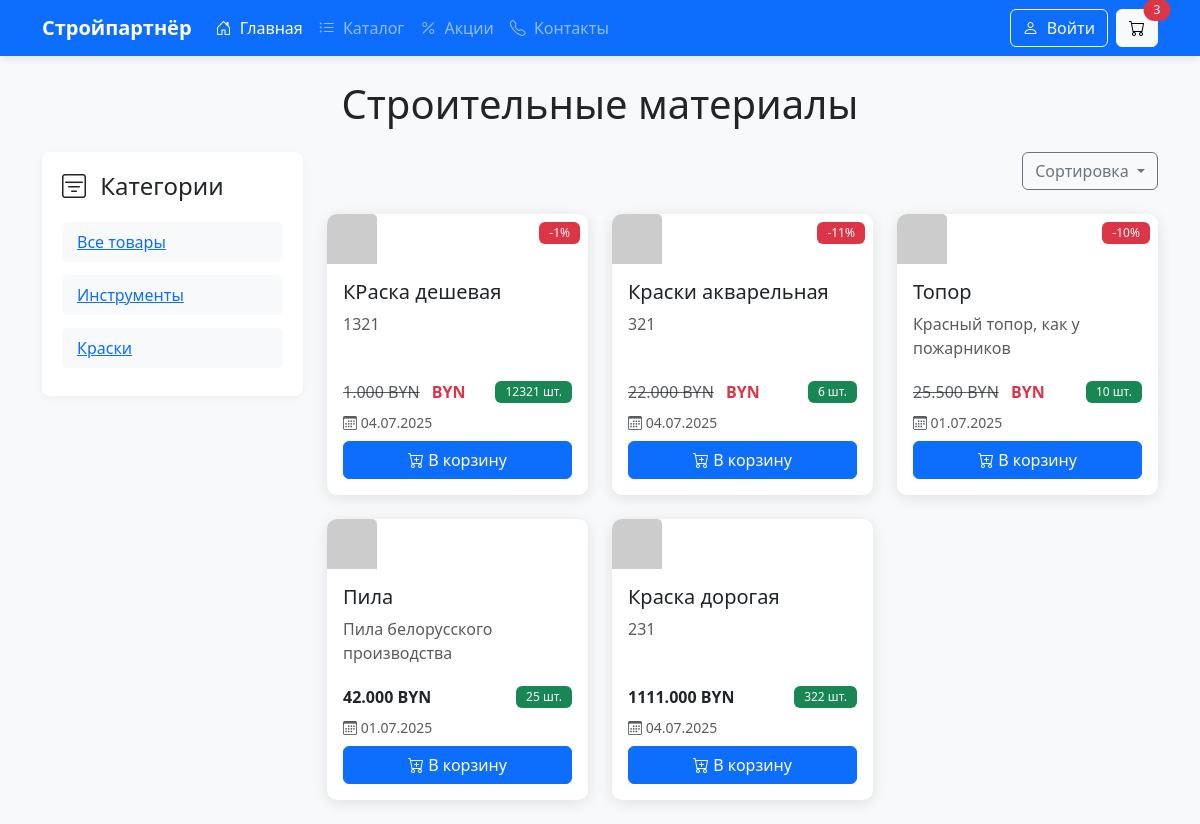
Screenshot of /HardwareStore/products/?sort=price_asc with the database file from the repository.
### Products/models.py (models this page shows, shortened)
class Categories(models.Model):
    name = models.CharField(max_length=128, verbose_name="category name")
    class Meta:
        db_table = "Categories"

class Products(models.Model):
    name = models.CharField(max_length=128,verbose_name="product name")
    description = models.CharField(max_length=256, verbose_name="description")
    stock = models.IntegerField(verbose_name="stock", default = 0)
    category = models.ForeignKey(Categories, on_delete=models.CASCADE, null=True)
    created_at = models.DateTimeField(auto_now_add=True)
    update_at = models.DateTimeField(auto_now=True)
    price = models.DecimalField(max_digits= 10, decimal_places=3, default=0,validators=[MinValueValidator(0)])
    discount = models.PositiveIntegerField(default=0, verbose_name="discount-percentage",validators=[MaxValueValidator(100)])
    class Meta:
        db_table = "Product"

### Products/views.py (the view)
# urls.py: path('products/',views.index, name = "products"),
def index(request, cat_id = None):
    product_content = Products.objects.all()
    category_content = Categories.objects.all()
    cat_id = request.GET.get('category')
    sort_param = request.GET.get('sort')
    if cat_id:
        product_content = product_content.filter(category_id=cat_id)
    if sort_param == 'price_asc':
        product_content = product_content.order_by('price')
    if sort_param == 'price_desc':
        product_content = product_content.order_by('-price')
    if sort_param == 'promotion':
        product_content = product_content.filter(discount__gt=0)
    if sort_param == 'new_product':
        product_content = product_content.order_by('-created_at')
    return render(
        request,
        "product/index.html",
        {
            "products": product_content,
            "category": category_content,
            "current_sort": sort_param,
            "current_category": cat_id,
        }
    )

### Products/templates/product/index.html (shortened to what this page needs)
{% extends "base.html" %}
{% load static %}
{% block content %}
    <div class="container py-4">
        <h1 class="text-center mb-4">Строительные материалы</h1>
        <div class="row align-items-start">
            <div class="col-md-3">
                <div class="category-filter sticky-top" style="top: 80px;">
                    <h4 class="mb-3"><i class="bi bi-filter-square me-2"></i> Категории</h4>
                    <div class="category-list d-flex flex-column">
                        <a href="{% url 'products' %}" class="category-item mb-2">Все товары</a>
                        {% for cat in category %}
                            <a href="?category={{ cat.id }}" class="category-item mb-2">{{ cat.name }}</a>
                        {% endfor %}
                    </div>
                </div>
            </div>
            <div class="col-md-9">
                <div class="d-flex justify-content-end mb-4">
                    <div class="btn-group" role="group">
                        <button type="button" class="btn btn-outline-secondary dropdown-toggle" data-bs-toggle="dropdown" aria-expanded="false">
                            Сортировка
                        </button>
                    </div>
                </div>
                <div class="row row-cols-1 row-cols-md-2 row-cols-lg-3 g-4">
                    {% for product in products %}
                    <div class="col">
                        <div class="card h-100 product-card">
                            <div class="position-relative">
                                <img src="https://via.placeholder.com/300x200?text={{ product.name|urlencode }}"
                                     class="card-img-top product-img"
                                     alt="{{ product.name }}">
                                {% if product.discount %}
                                <span class="badge bg-danger position-absolute top-0 end-0 m-2">
                                    -{{ product.discount }}%
                                </span>
                                {% endif %}
                            </div>
                            <div class="card-body d-flex flex-column">
                                <h5 class="card-title">{{ product.name }}</h5>
                                <p class="card-text text-muted mb-2 product-description">{{ product.description }}</p>
                                <div class="mt-auto">
                                    <div class="d-flex justify-content-between align-items-center mb-2">
                                        <div>
                                            {% if product.discount %}
                                            <span class="text-decoration-line-through text-muted me-2">{{ product.price }} BYN</span>
                                            <span class="fw-bold text-danger">{{ product.discounted_price }} BYN</span>
                                            {% else %}
                                            <span class="fw-bold">{{ product.price }} BYN</span>
                                            {% endif %}
                                        </div>
                                        <span class="badge {% if product.stock > 0 %}bg-success{% else %}bg-danger{% endif %}">
                                            {{ product.stock }} шт.
                                        </span>
                                    </div>
                                    <small class="d-block text-muted mb-2">
                                        <i class="bi bi-calendar3"></i> {{ product.created_at|date:"d.m.Y" }}
                                    </small>
                                    <button class="btn btn-primary w-100">
                                        <i class="bi bi-cart-plus"></i> В корзину
                                    </button>
                                </div>
                            </div>
                        </div>
                    </div>
                    {% endfor %}
                </div>
            </div>
        </div>
    </div>
{% endblock %}

### Products/static/Products/css/style.css (style rules this page uses)
:root { --primary: #2c3e50; --secondary: #3498db; --light: #ecf0f1; --dark: #2c3e50; --success: #2ecc71; }
html, body { margin: 0 !important; padding: 0 !important; font-family: 'Segoe UI', Tahoma, Geneva, Verdana, sans-serif; background-color: #f8f9fa; padding-top: 56px; }
.category-filter { background-color: white; border-radius: 8px; box-shadow: 0 2px 10px rgba(0,0,0,0.05); padding: 20px; margin-bottom: 30px; }
.category-item { padding: 8px 15px; margin: 5px 0; border-radius: 5px; cursor: pointer; transition: all 0.3s; background-color: #f8f9fa; }
.product-card { background-color: white; border: none; border-radius: 10px; overflow: hidden; box-shadow: 0 3px 15px rgba(0,0,0,0.1); transition: transform 0.3s, box-shadow 0.3s; height: 100%; }
.product-img { height: 200px; object-fit: cover; width: 100%; }
.product-description { display: -webkit-box; -webkit-line-clamp: 3; -webkit-box-orient: vertical; overflow: hidden; min-height: 60px; }
.badge { font-weight: 500; padding: 5px 10px; }
.product-img { width: 50px; height: 50px; object-fit: cover; }

### rows the page displays
Categories: name "Инструменты"
Categories: name "Краски"
Products: discount "1", name "КРаска дешевая", description "1321", price "1.000", stock "12321", created_at "04.07.2025"
Products: discount "11", name "Краски акварельная", description "321", price "22.000", stock "6", created_at "04.07.2025"
Products: discount "10", name "Топор", description "Красный топор, как у пожарников", price "25.500", stock "10", created_at "01.07.2025"
Products: name "Пила", description "Пила белорусского производства", price "42.000", stock "25", created_at "01.07.2025"
Products: name "Краска дорогая", description "231", price "1111.000", stock "322", created_at "04.07.2025"
